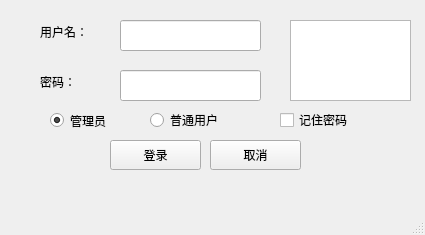
<?xml version="1.0" encoding="UTF-8"?>
<ui version="4.0">
 <class>MainWindow</class>
 <widget class="QMainWindow" name="MainWindow">
  <property name="geometry">
   <rect>
    <x>0</x>
    <y>0</y>
    <width>425</width>
    <height>235</height>
   </rect>
  </property>
  <property name="windowTitle">
   <string>MainWindow</string>
  </property>
  <widget class="QWidget" name="centralwidget">
   <widget class="QLabel" name="lab_userName">
    <property name="geometry">
     <rect>
      <x>40</x>
      <y>20</y>
      <width>61</width>
      <height>21</height>
     </rect>
    </property>
    <property name="layoutDirection">
     <enum>Qt::LeftToRight</enum>
    </property>
    <property name="text">
     <string>用户名：</string>
    </property>
    <property name="alignment">
     <set>Qt::AlignBottom|Qt::AlignLeading|Qt::AlignLeft</set>
    </property>
   </widget>
   <widget class="QLabel" name="lab_pwd">
    <property name="geometry">
     <rect>
      <x>40</x>
      <y>70</y>
      <width>61</width>
      <height>21</height>
     </rect>
    </property>
    <property name="layoutDirection">
     <enum>Qt::LeftToRight</enum>
    </property>
    <property name="text">
     <string>密码：</string>
    </property>
    <property name="alignment">
     <set>Qt::AlignBottom|Qt::AlignLeading|Qt::AlignLeft</set>
    </property>
   </widget>
   <widget class="QLineEdit" name="ledit_userName">
    <property name="geometry">
     <rect>
      <x>120</x>
      <y>20</y>
      <width>141</width>
      <height>31</height>
     </rect>
    </property>
    <property name="maxLength">
     <number>32</number>
    </property>
   </widget>
   <widget class="QLineEdit" name="ledit_pwd">
    <property name="geometry">
     <rect>
      <x>120</x>
      <y>70</y>
      <width>141</width>
      <height>31</height>
     </rect>
    </property>
    <property name="maxLength">
     <number>8</number>
    </property>
    <property name="echoMode">
     <enum>QLineEdit::Password</enum>
    </property>
   </widget>
   <widget class="QTextEdit" name="textEdit">
    <property name="geometry">
     <rect>
      <x>290</x>
      <y>20</y>
      <width>121</width>
      <height>81</height>
     </rect>
    </property>
    <property name="readOnly">
     <bool>true</bool>
    </property>
   </widget>
   <widget class="QPushButton" name="btLogin">
    <property name="geometry">
     <rect>
      <x>110</x>
      <y>140</y>
      <width>91</width>
      <height>30</height>
     </rect>
    </property>
    <property name="text">
     <string>登录</string>
    </property>
   </widget>
   <widget class="QPushButton" name="btClose">
    <property name="geometry">
     <rect>
      <x>210</x>
      <y>140</y>
      <width>91</width>
      <height>30</height>
     </rect>
    </property>
    <property name="text">
     <string>取消</string>
    </property>
   </widget>
   <widget class="QRadioButton" name="rbtn_admin">
    <property name="geometry">
     <rect>
      <x>50</x>
      <y>110</y>
      <width>81</width>
      <height>21</height>
     </rect>
    </property>
    <property name="text">
     <string>管理员</string>
    </property>
    <property name="checked">
     <bool>true</bool>
    </property>
   </widget>
   <widget class="QRadioButton" name="rbtn_normal">
    <property name="geometry">
     <rect>
      <x>150</x>
      <y>110</y>
      <width>81</width>
      <height>20</height>
     </rect>
    </property>
    <property name="text">
     <string>普通用户</string>
    </property>
    <property name="checked">
     <bool>false</bool>
    </property>
   </widget>
   <widget class="QCheckBox" name="cbSavePwd">
    <property name="geometry">
     <rect>
      <x>280</x>
      <y>110</y>
      <width>86</width>
      <height>20</height>
     </rect>
    </property>
    <property name="text">
     <string>记住密码</string>
    </property>
   </widget>
  </widget>
  <widget class="QMenuBar" name="menubar">
   <property name="geometry">
    <rect>
     <x>0</x>
     <y>0</y>
     <width>425</width>
     <height>24</height>
    </rect>
   </property>
  </widget>
  <widget class="QStatusBar" name="statusbar"/>
 </widget>
 <resources/>
 <connections/>
</ui>
